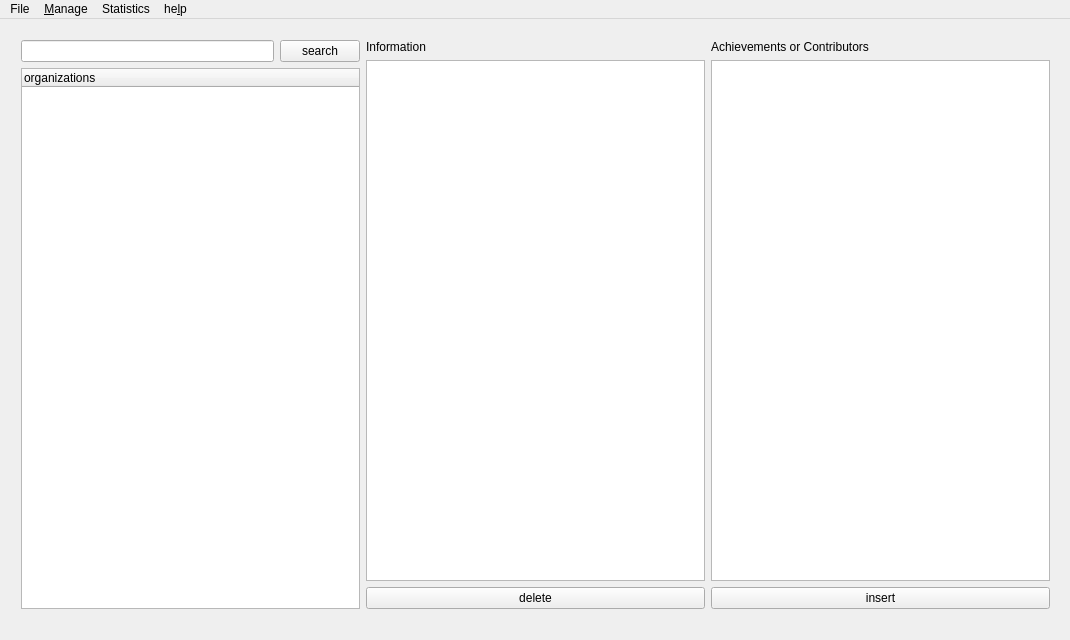
<?xml version="1.0" encoding="UTF-8"?>
<ui version="4.0">
 <class>MainWindow</class>
 <widget class="QMainWindow" name="MainWindow">
  <property name="geometry">
   <rect>
    <x>0</x>
    <y>0</y>
    <width>1070</width>
    <height>640</height>
   </rect>
  </property>
  <property name="windowTitle">
   <string>MainWindow</string>
  </property>
  <widget class="QWidget" name="centralWidget">
   <widget class="QWidget" name="layoutWidget">
    <property name="geometry">
     <rect>
      <x>10</x>
      <y>10</y>
      <width>1051</width>
      <height>591</height>
     </rect>
    </property>
    <layout class="QHBoxLayout" name="horizontalLayout">
     <item>
      <layout class="QVBoxLayout" name="verticalLayout_3"/>
     </item>
     <item>
      <layout class="QVBoxLayout" name="verticalLayout_4">
       <item>
        <layout class="QHBoxLayout" name="horizontalLayout_2">
         <item>
          <widget class="QLineEdit" name="searchLine"/>
         </item>
         <item>
          <widget class="QPushButton" name="searchButton">
           <property name="text">
            <string>search</string>
           </property>
           <property name="shortcut">
            <string>Enter, Return</string>
           </property>
           <property name="autoDefault">
            <bool>false</bool>
           </property>
           <property name="default">
            <bool>false</bool>
           </property>
          </widget>
         </item>
        </layout>
       </item>
       <item>
        <widget class="QTreeWidget" name="treeWidget">
         <property name="sortingEnabled">
          <bool>false</bool>
         </property>
         <column>
          <property name="text">
           <string>organizations</string>
          </property>
         </column>
        </widget>
       </item>
      </layout>
     </item>
     <item>
      <layout class="QVBoxLayout" name="verticalLayout_2">
       <item>
        <widget class="QLabel" name="info_label">
         <property name="text">
          <string>Information</string>
         </property>
        </widget>
       </item>
       <item>
        <widget class="QListWidget" name="infoList"/>
       </item>
       <item>
        <widget class="QPushButton" name="deleteButton">
         <property name="text">
          <string>delete</string>
         </property>
        </widget>
       </item>
      </layout>
     </item>
     <item>
      <layout class="QVBoxLayout" name="verticalLayout">
       <item>
        <widget class="QLabel" name="childClass">
         <property name="text">
          <string>Achievements or Contributors</string>
         </property>
        </widget>
       </item>
       <item>
        <widget class="QListWidget" name="childList"/>
       </item>
       <item>
        <widget class="QPushButton" name="insertButton">
         <property name="text">
          <string>insert</string>
         </property>
        </widget>
       </item>
      </layout>
     </item>
    </layout>
   </widget>
  </widget>
  <widget class="QMenuBar" name="menuBar">
   <property name="geometry">
    <rect>
     <x>0</x>
     <y>0</y>
     <width>1070</width>
     <height>30</height>
    </rect>
   </property>
   <widget class="QMenu" name="menuInsert">
    <property name="title">
     <string>&amp;Manage</string>
    </property>
    <addaction name="actionInsert_organization"/>
    <addaction name="actionSort_organizations"/>
   </widget>
   <widget class="QMenu" name="menuStatistics">
    <property name="title">
     <string>Statistics</string>
    </property>
    <widget class="QMenu" name="menu_filter_by_age">
     <property name="title">
      <string>&amp;filter by age</string>
     </property>
     <addaction name="actionsearch_among_MVC"/>
     <addaction name="actionSearch_among_contributors"/>
    </widget>
    <addaction name="menu_filter_by_age"/>
   </widget>
   <widget class="QMenu" name="menuhelp">
    <property name="title">
     <string>he&amp;lp</string>
    </property>
    <addaction name="actionHelp_document"/>
    <addaction name="actionAbout_us"/>
   </widget>
   <widget class="QMenu" name="menuFile">
    <property name="title">
     <string>File</string>
    </property>
    <addaction name="actionOpen"/>
    <addaction name="actionSave"/>
    <addaction name="actionClose"/>
   </widget>
   <addaction name="menuFile"/>
   <addaction name="menuInsert"/>
   <addaction name="menuStatistics"/>
   <addaction name="menuhelp"/>
  </widget>
  <action name="actionInsert_organization">
   <property name="text">
    <string>&amp;New organization</string>
   </property>
  </action>
  <action name="actionSort_organizations">
   <property name="text">
    <string>&amp;Sort organizations</string>
   </property>
  </action>
  <action name="actionsearch_among_MVC">
   <property name="text">
    <string>&amp;Search among MVC</string>
   </property>
  </action>
  <action name="actionSearch_among_contributors">
   <property name="text">
    <string>Search among &amp;contributors</string>
   </property>
  </action>
  <action name="actionHelp_document">
   <property name="text">
    <string>&amp;Help document</string>
   </property>
  </action>
  <action name="actionAbout_us">
   <property name="text">
    <string>&amp;About us</string>
   </property>
  </action>
  <action name="actionOpen">
   <property name="text">
    <string>Open file</string>
   </property>
   <property name="shortcut">
    <string>Ctrl+O</string>
   </property>
  </action>
  <action name="actionSave">
   <property name="text">
    <string>Save file</string>
   </property>
   <property name="shortcut">
    <string>Ctrl+S</string>
   </property>
  </action>
  <action name="actionClose">
   <property name="text">
    <string>Close file</string>
   </property>
   <property name="shortcut">
    <string>Ctrl+W</string>
   </property>
  </action>
 </widget>
 <layoutdefault spacing="6" margin="11"/>
 <resources/>
 <connections/>
</ui>
